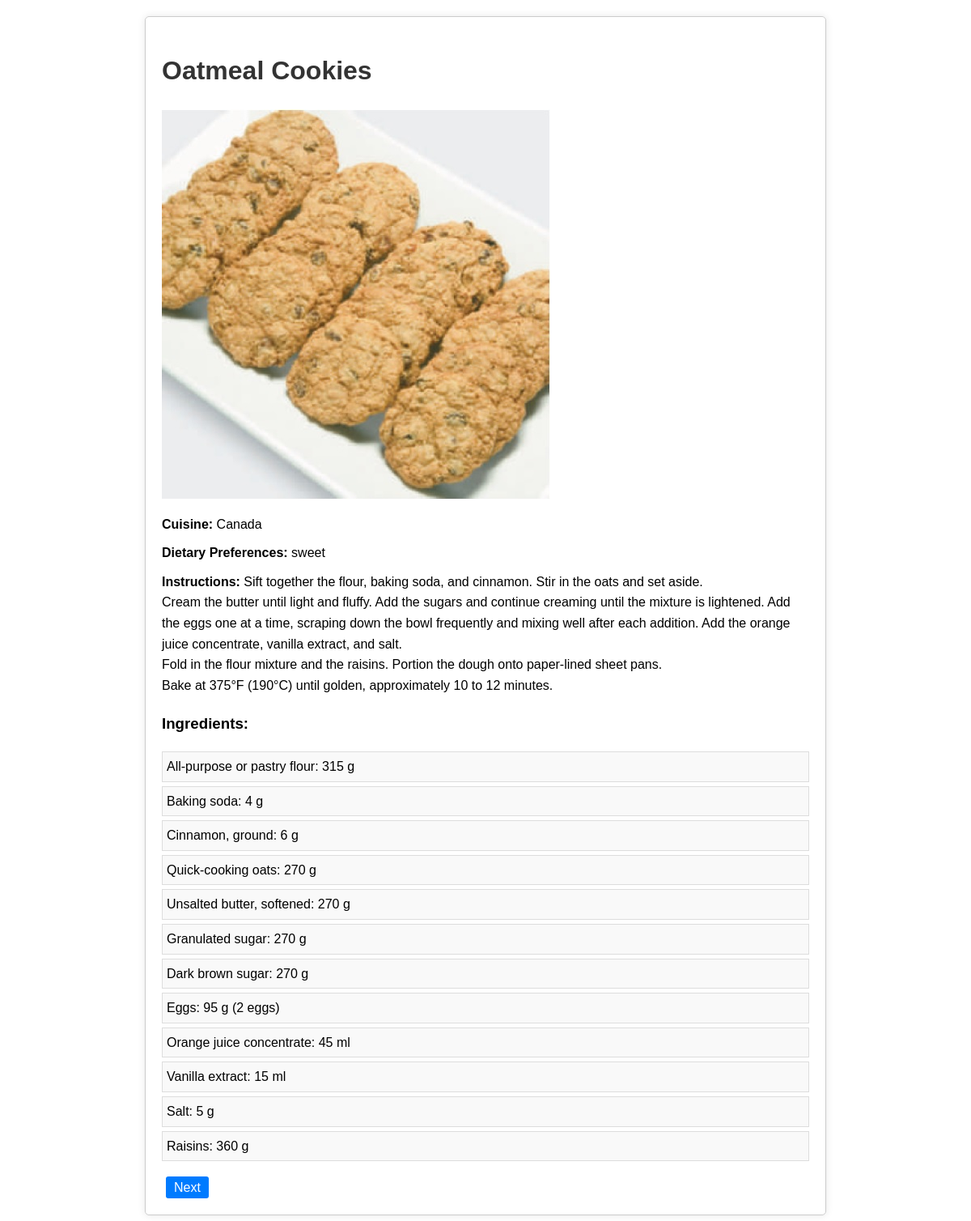
The app's page /home.php with its own data.
### tables this page shows
CREATE TABLE recipes (
    id INT NOT NULL AUTO_INCREMENT,
    user_id INT NOT NULL,
    title VARCHAR(100) NOT NULL,
    instructions TEXT NOT NULL,
    image_url VARCHAR(255),   
    cuisine VARCHAR(50),
    dietary_preferences VARCHAR(50),
    PRIMARY KEY (id)
);

CREATE TABLE recipe_ingredients (
    recipe_id INT NOT NULL,
    ingredient VARCHAR(100) NOT NULL,   
    amount VARCHAR(50) NOT NULL
);

### home.php (the view, shortened to what this page needs)
<?php
$host = 'localhost';
$db = 'grouptask';
$user = 'cst8285';
$password = 'password';
$mysqli = new mysqli($host, $user, $password, $db);
$currentId = isset($_GET['id']) ? (int)$_GET['id'] : 1;
$recipeStmt = $mysqli->prepare("SELECT id, title, instructions, image_url, cuisine, dietary_preferences FROM recipes WHERE id = ?");
$recipeStmt->bind_param("i", $currentId);
$recipeStmt->execute();
$recipe = $recipeStmt->get_result()->fetch_assoc();
$ingredientsStmt = $mysqli->prepare("SELECT ingredient, amount FROM recipe_ingredients WHERE recipe_id = ?");
$ingredientsStmt->bind_param("i", $currentId);
$ingredientsStmt->execute();
$ingredients = $ingredientsStmt->get_result();
$nextStmt = $mysqli->prepare("SELECT MIN(id) AS id FROM recipes WHERE id > ?");
$nextStmt->bind_param("i", $currentId);
$nextStmt->execute();
$nextId = $nextStmt->get_result()->fetch_assoc()['id'];
?>
<!DOCTYPE html>
<html lang="en">
<head>
</head>
<body>
    <div class="recipe-container">
        <?php if ($recipe): ?>
            <div class="recipe-header">
                <h1><?php echo htmlspecialchars($recipe['title']); ?></h1>
                <img src="<?php echo htmlspecialchars($recipe['image_url']); ?>" alt="<?php echo htmlspecialchars($recipe['title']); ?>">
            </div>
            <div class="recipe-details">
                <p><strong>Cuisine:</strong> <?php echo htmlspecialchars($recipe['cuisine']); ?></p>
                <p><strong>Dietary Preferences:</strong> <?php echo htmlspecialchars($recipe['dietary_preferences']); ?></p>
                <p><strong>Instructions:</strong> <?php echo nl2br(htmlspecialchars($recipe['instructions'])); ?></p>
            </div>
            <div class="ingredients">
                <h3>Ingredients:</h3>
                <ul>
                    <?php while ($ingredient = $ingredients->fetch_assoc()): ?>
                        <li><?php echo htmlspecialchars($ingredient['ingredient']); ?>: <?php echo htmlspecialchars($ingredient['amount']); ?></li>
                    <?php endwhile; ?>
                </ul>
            </div>
            <div class="pagination">
                <?php if ($nextId): ?>
                    <a href="?id=<?php echo $nextId; ?>">Next</a>
                <?php endif; ?>
            </div>
        <?php else: ?>
            <p>Recipe not found.</p>
        <?php endif; ?>
    </div>
</body>
</html>

### home.php (style rules this page uses)
body { font-family: Arial, sans-serif; margin: 20px; line-height: 1.6; }
h1 { color: #333; }
.recipe-container { max-width: 800px; margin: auto; border: 1px solid #ccc; padding: 20px; border-radius: 5px; box-shadow: 0 0 10px rgba(0, 0, 0, 0.1); }
.recipe-header img { max-width: 100%; height: auto; }
.recipe-details p { margin: 10px 0; }
.ingredients { margin: 20px 0; }
.ingredients ul { list-style-type: none; padding: 0; }
.ingredients li { background: #f9f9f9; padding: 5px; margin-bottom: 5px; border: 1px solid #ddd; }
.pagination a { margin: 0 5px; text-decoration: none; padding: 5px 10px; background: #007bff; color: white; border-radius: 3px; }

### records on screen
recipes: title "Oatmeal Cookies", image_url (picture), cuisine "Canada", dietary_preferences "sweet", instructions "Sift together the flour, baking soda, and cinnamon. Stir in the oats and set aside. Cream the butter until light and fluffy. Add the sugars and continue creaming until the mixture is lightened. Add the eggs one at a time, scraping down the bowl frequently and mixing well after each addition. Add the orange juice concentrate, vanilla extract, and salt. Fold in the flour mixture and the raisins. Portion the dough onto paper-lined sheet pans. Bake at 375°F (190°C) until golden, approximately 10 to 12 minutes."
recipe_ingredients: ingredient "All-purpose or pastry flour", amount "315 g"
recipe_ingredients: ingredient "Baking soda", amount "4 g"
recipe_ingredients: ingredient "Cinnamon, ground", amount "6 g"
recipe_ingredients: ingredient "Quick-cooking oats", amount "270 g"
recipe_ingredients: ingredient "Unsalted butter, softened", amount "270 g"
recipe_ingredients: ingredient "Granulated sugar", amount "270 g"
recipe_ingredients: ingredient "Dark brown sugar", amount "270 g"
recipe_ingredients: ingredient "Eggs", amount "95 g (2 eggs)"
recipe_ingredients: ingredient "Orange juice concentrate", amount "45 ml"
recipe_ingredients: ingredient "Vanilla extract", amount "15 ml"
recipe_ingredients: ingredient "Salt", amount "5 g"
recipe_ingredients: ingredient "Raisins", amount "360 g"
